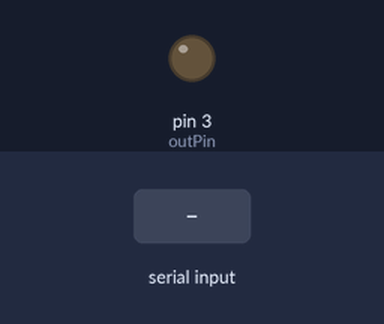
Recording of a sketch running on a simulated Arduino Uno, built with avr-gcc and run on an emulated ATmega328P. On the bench: output pins drawn as LEDs (lit = HIGH). Inputs (shaded band) come from the test bench. What the sketch prints to the serial monitor is not drawn.

Above: at 1.2 s.
1.3 s: "1" received over Serial
At 1.7 s:
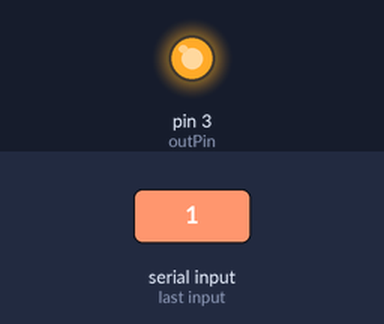
2.8 s: "0" received over Serial
At 4.0 s:
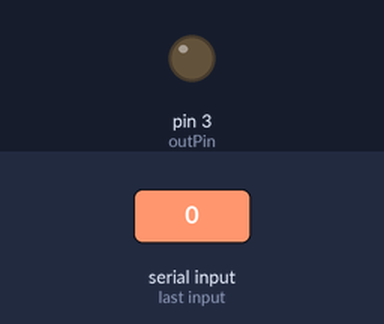
Timing chart, 0 to 5.8 s (numbered marks = the images above; inputs shaded):
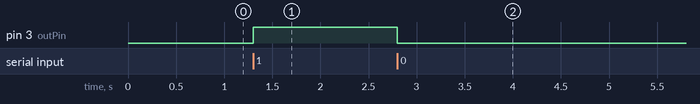

The sketch:

05_01_digital_out.ino
```cpp
const int outPin = 3;

void setup() {
  pinMode(outPin, OUTPUT);
  Serial.begin(9600);
  Serial.println("Enter 1 or 0");
}

void loop() {
  if (Serial.available() > 0) {
    char ch = Serial.read();
    if (ch == '1') {
      digitalWrite(outPin, HIGH);
    }
    else if (ch == '0') {
      digitalWrite(outPin, LOW);
    }
  }
}
```

Measured:
- after the input at 1.3 s, pin 3 (outPin): LOW → HIGH at once
- after the input at 2.8 s, pin 3 (outPin): HIGH → LOW at once
